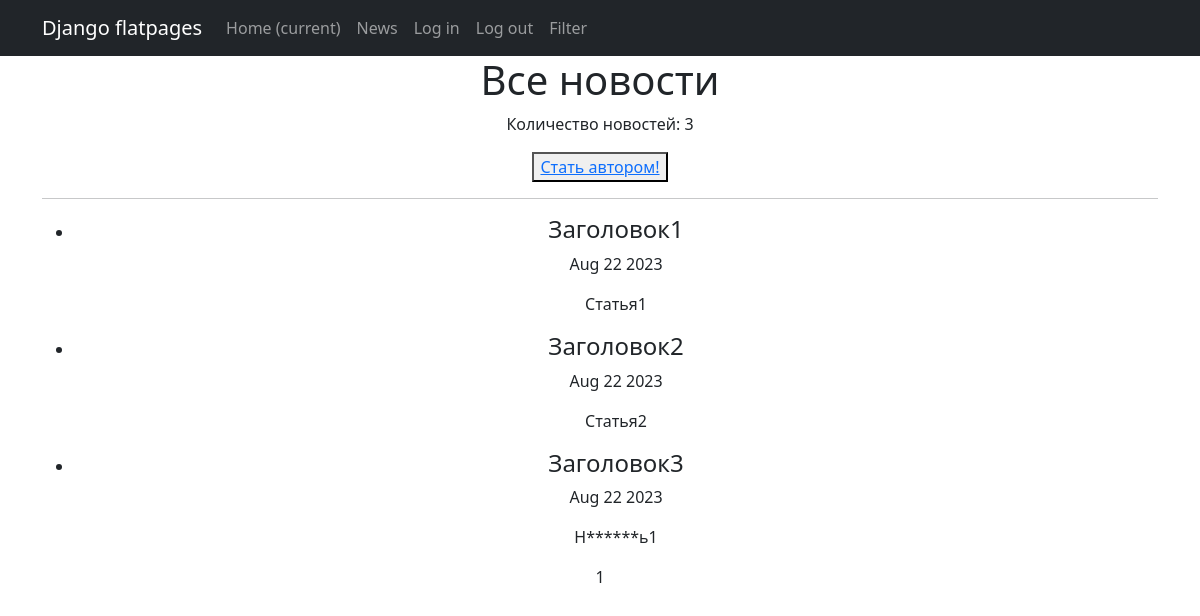
/, run on an earlier commit of the app's database.
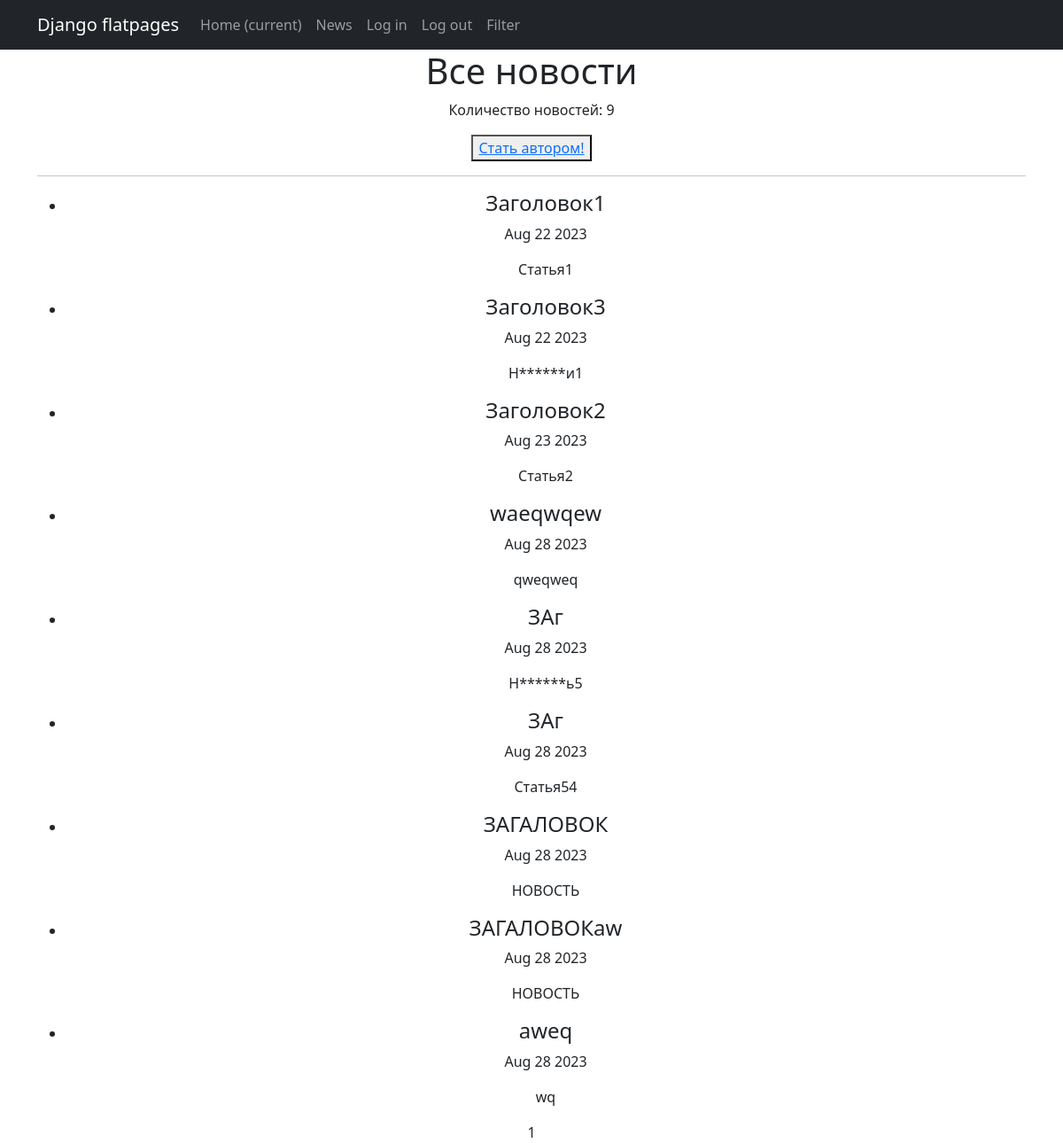
And on a later commit of the database.
### news/models.py (models this page shows, shortened)
class Post(models.Model):
    post_select = models.BooleanField(default=False)
    post_dt = models.DateTimeField(auto_now_add=True)
    post_tittle = models.CharField(max_length=60)
    post_text = models.TextField()
    post_rating = models.IntegerField(default=0)
    author = models.ForeignKey(Author, on_delete=models.CASCADE)
    category = models.ManyToManyField(Category, through='PostCategory')

### news/views.py (the view)
# urls.py: path('', NewsList.as_view(), name='news_list'),
class NewsList(ListView):
    model = Post
    ordering = 'post_dt'
    template_name = 'news.html'
    context_object_name = 'news'
    paginate_by = 10
    def get_context_data(self, **kwargs):
        context = super().get_context_data(**kwargs)
        context['is_not_author'] = not self.request.user.groups.filter(name='authors').exists()
        return context

### news/templatetags/custom_filters.py (called while the page is built)
@register.filter()
def censor(value):
    if isinstance(value, str):
        for i in CENSOR_SYMBOLS:
            censored_value = i[0] + '*' * (len(i))
            value = value.replace(i, censored_value)
    return f'{value}'

### templates/news.html (shortened to what this page needs)
{% extends 'flatpages/default.html' %}
{% load custom_filters %}
{% load custom_tags %}
{% block content %}
   <h1>Все новости</h1>
   <p>Количество новостей: {{ news | length }}</p>
   {% if is_not_author %}
   <button> <a href="upgrade/"> Стать автором!</a> </button>
   {% endif %}
   <hr>
   {% if news %}
       <ul>
           {% for new1 in news %}
           <li>
               <h4>{{ new1.post_tittle|censor }}</h4>
               <p>{{ new1.post_dt|date:'M d Y' }}</p>
               <p>{{ new1.post_text|censor|truncatechars:20 }}</p>
           </li>
           {% endfor %}
       </ul>
   {% else %}
       <h2>Постов нет!</h2>
   {% endif %}
   {{ page_obj.number }}
{% endblock content %}

### templates/flatpages/default.html (shortened to what this page needs)
<!DOCTYPE html>
<html lang="en">
    <head>
        {% load static %}
        <link href="{% static 'css/styles.css' %}" rel="stylesheet" />
    </head>
    <body>
        <nav class="navbar navbar-expand-lg navbar-dark bg-dark static-top">
           <div class="container">
               <a class="navbar-brand" href="#">Django flatpages</a>
               <div class="collapse navbar-collapse" id="navbarResponsive">
                   <ul class="navbar-nav ml-auto">
                       <li class="nav-item active">
                           <a class="nav-link" href="#">Home
                               <span class="sr-only">(current)</span>
                           </a>
                       </li>
                       <li class="nav-item">
                           <a class="nav-link" href="/post/">News</a>
                       </li>
                       <li class="nav-item">
                           <a class="nav-link" href="/accounts/login/">Log in</a>
                       </li>
                       <li class="nav-item">
                           <a class="nav-link" href="/accounts/logout/">Log out</a>
                       </li>
                       <li class="nav-item">
                           <a class="nav-link" href="/post/search/">Filter</a>
                       </li>
                   </ul>
               </div>
           </div>
        </nav>
        <div class="container">
           <div class="row">
               <div class="col-lg-12 text-center">
                   {% block content %}{% endblock content %}
                </div>
           </div>
        </div>
    </body>
</html>

What changed in the data, as far as the page shows it:
changed Post "Заголовок3": post_text|censor "Н******ь1" → "Н******и1"; moves up the list
changed Post "Заголовок2": post_dt "Aug 22 2023" → "Aug 23 2023"
added Post: post_tittle|censor "waeqwqew", post_dt "Aug 28 2023", post_text|censor "qweqweq"
added Post: post_tittle|censor "ЗАг", post_dt "Aug 28 2023", post_text|censor "Н******ь5"
added Post: post_tittle|censor "ЗАг", post_dt "Aug 28 2023", post_text|censor "Статья54"
added Post: post_tittle|censor "ЗАГАЛОВОК", post_dt "Aug 28 2023", post_text|censor "НОВОСТЬ"
added Post: post_tittle|censor "ЗАГАЛОВОКaw", post_dt "Aug 28 2023", post_text|censor "НОВОСТЬ"
added Post: post_tittle|censor "aweq", post_dt "Aug 28 2023", post_text|censor "wq"
Also different on the page:
{{ news | length }}: "3" → "9"
